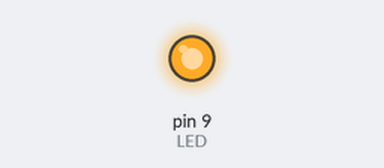
Bench run of a sketch on a simulated Arduino Uno, built with avr-gcc and run on an emulated ATmega328P. Shown: output pins drawn as LEDs (lit = HIGH).

Above: at 0.75 s.
At 10.5 s:
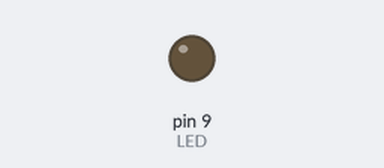
Timing chart, 0 to 14.3 s (numbered marks = the images above):
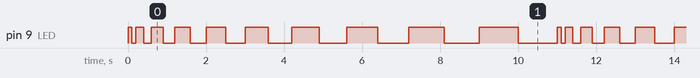

Measured:
- by itself, pin 9 (LED): repeats every 11.0 s: LOW 0.10 s, HIGH 0.20 s, LOW 0.20 s, HIGH 0.30 s, LOW 0.30 s, HIGH 0.40 s, LOW 0.40 s, HIGH 0.50 s, LOW 0.50 s, HIGH 0.60 s, LOW 0.60 s, HIGH 0.70 s, LOW 0.70 s, HIGH 0.80 s, LOW 0.80 s, HIGH 0.90 s, LOW 0.90 s, HIGH 1.0 s, LOW 1.0 s, HIGH 0.10 s
- by itself, everything shown: repeats every 11.0 s, in 20 steps

The sketch:

sketch_nov17a.ino
```cpp
const int LED=9;

void setup() { //конфигурация
  // :
  pinMode(LED, OUTPUT); //Конфигурируем контакт как светодиод на выход
  //digitalWrite(LED, HIGH); //Устанавливаем значения HIGH на выход


}

void loop() {
  // Цикл в круговом режиме:
  for(int i = 0; i<=1000; i=i+100){
    digitalWrite(LED, HIGH);
    delay(i);
    digitalWrite(LED, LOW);
    delay(i);
    }


}
```
